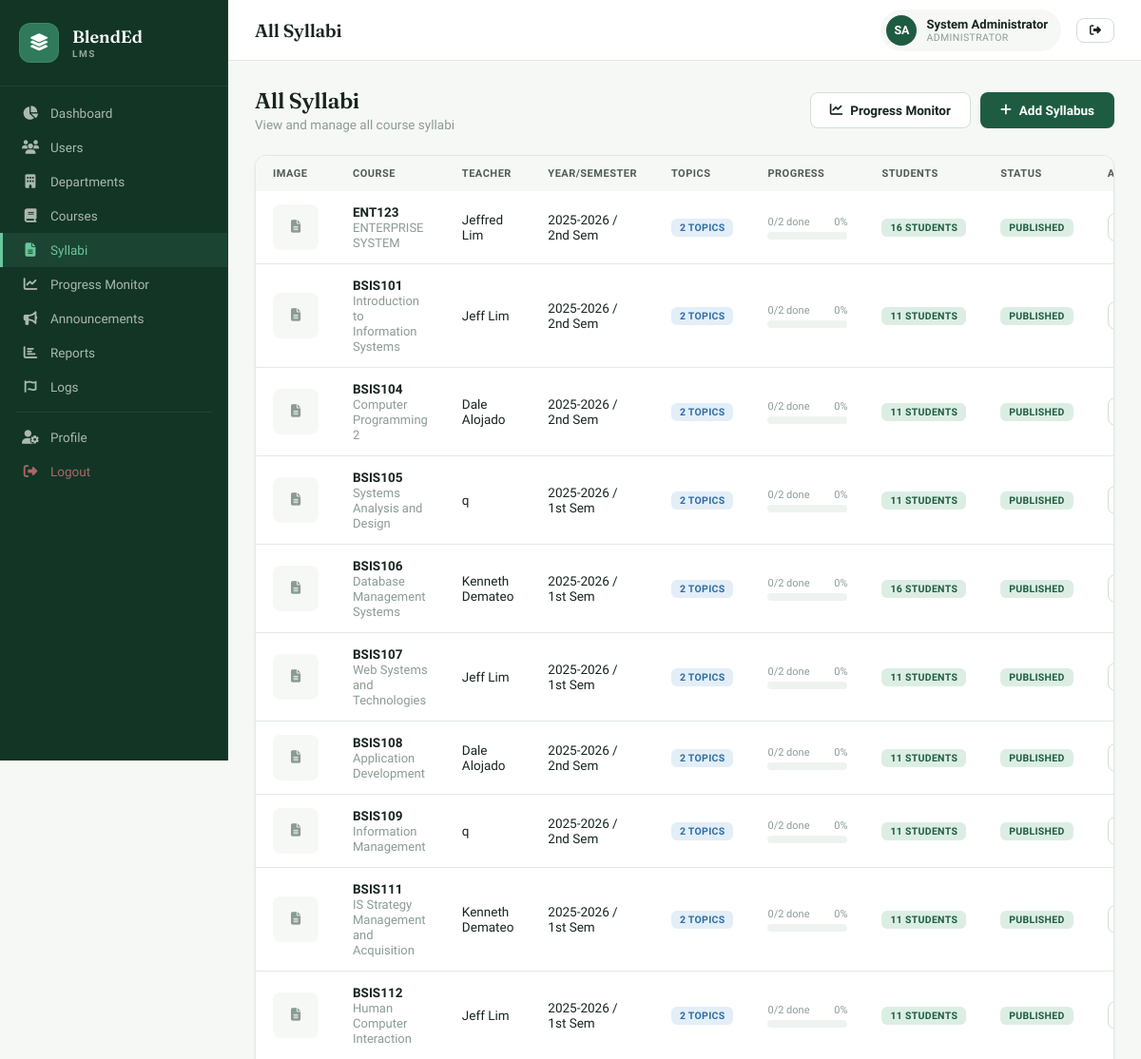
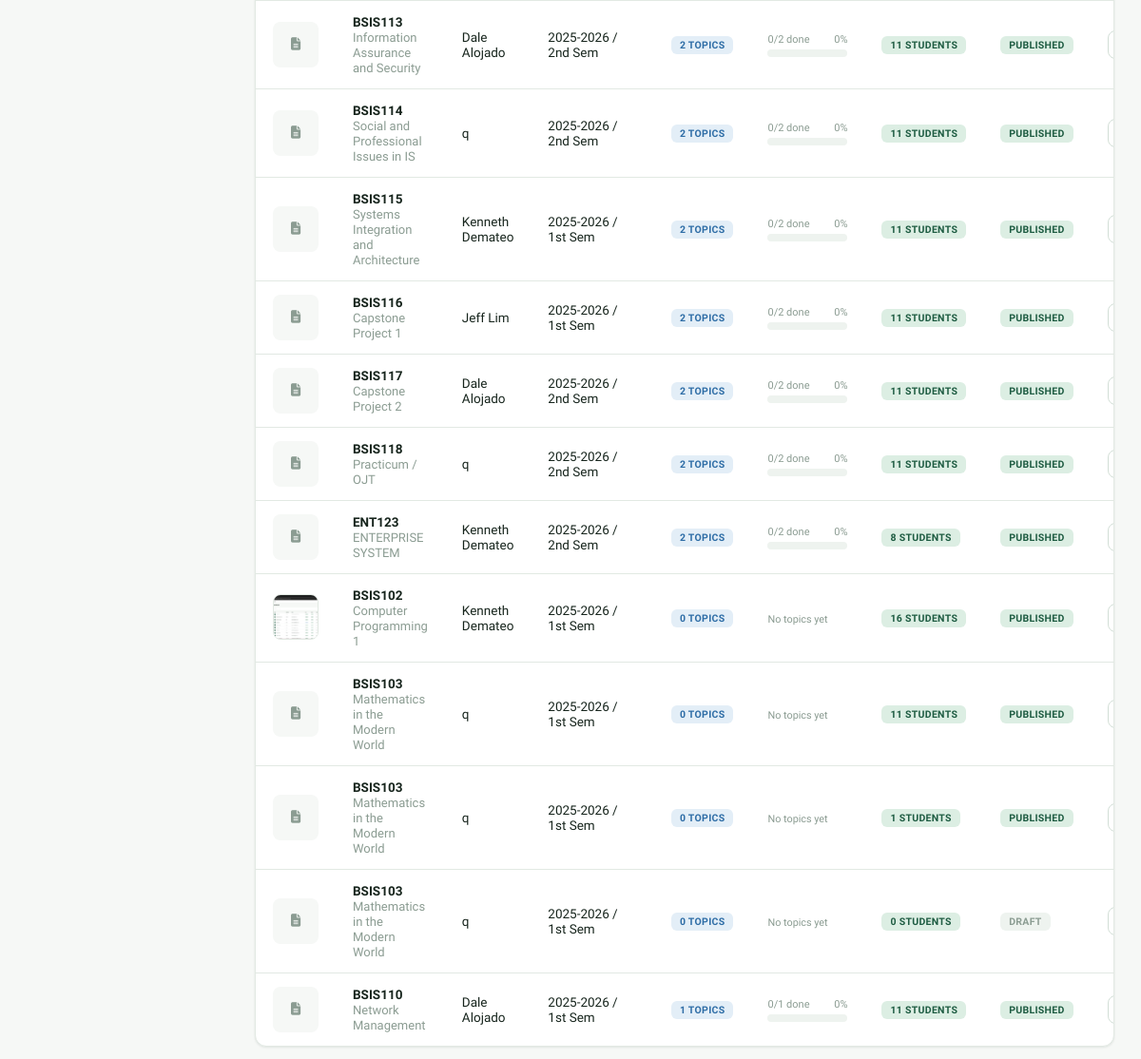
/admin/syllabi.php (signed in), run on the app's committed database (2 pictures, top to bottom).
### tables this page shows
CREATE TABLE `syllabi` (
  `id` int NOT NULL AUTO_INCREMENT,
  `course_id` int NOT NULL,
  `teacher_id` int NOT NULL,
  `academic_year` varchar(20) NOT NULL,
  `semester` enum('1st','2nd','Summer') NOT NULL,
  `section_name` varchar(100) DEFAULT NULL,
  `course_description` text,
  `course_outcomes` text,
  `grading_system` text,
  `status` enum('draft','published','archived') DEFAULT 'draft',
  `image_path` varchar(255) DEFAULT NULL,
  `syllabus_file` varchar(255) DEFAULT NULL,
  `external_url` varchar(500) DEFAULT NULL,
  `created_at` timestamp NOT NULL DEFAULT CURRENT_TIMESTAMP,
  `updated_at` timestamp NOT NULL DEFAULT CURRENT_TIMESTAMP ON UPDATE CURRENT_TIMESTAMP,
  PRIMARY KEY (`id`),
  KEY `course_id` (`course_id`),
  KEY `teacher_id` (`teacher_id`),
  CONSTRAINT `syllabi_ibfk_1` FOREIGN KEY (`course_id`) REFERENCES `courses` (`id`) ON DELETE CASCADE,
  CONSTRAINT `syllabi_ibfk_2` FOREIGN KEY (`teacher_id`) REFERENCES `users` (`id`) ON DELETE CASCADE
);

CREATE TABLE `courses` (
  `id` int NOT NULL AUTO_INCREMENT,
  `department_id` int NOT NULL,
  `course_code` varchar(20) NOT NULL,
  `course_name` varchar(150) NOT NULL,
  `description` text,
  `units` int DEFAULT '3',
  `prerequisite` varchar(255) DEFAULT 'None',
  `year_level` int DEFAULT '1',
  `semester` enum('1st','2nd','Summer') DEFAULT '1st',
  `status` enum('active','inactive') DEFAULT 'active',
  `created_at` timestamp NOT NULL DEFAULT CURRENT_TIMESTAMP,
  PRIMARY KEY (`id`),
  UNIQUE KEY `course_code` (`course_code`),
  KEY `department_id` (`department_id`),
  CONSTRAINT `courses_ibfk_1` FOREIGN KEY (`department_id`) REFERENCES `departments` (`id`) ON DELETE CASCADE
);

CREATE TABLE `users` (
  `id` int NOT NULL AUTO_INCREMENT,
  `username` varchar(50) NOT NULL,
  `password` varchar(255) NOT NULL,
  `full_name` varchar(100) NOT NULL,
  `email` varchar(100) NOT NULL,
  `role` enum('admin','teacher','student') NOT NULL,
  `profile_pic` varchar(255) DEFAULT NULL,
  `status` enum('active','inactive') DEFAULT 'active',
  `created_at` timestamp NOT NULL DEFAULT CURRENT_TIMESTAMP,
  `updated_at` timestamp NOT NULL DEFAULT CURRENT_TIMESTAMP ON UPDATE CURRENT_TIMESTAMP,
  PRIMARY KEY (`id`),
  UNIQUE KEY `username` (`username`),
  UNIQUE KEY `email` (`email`)
);

### admin/syllabi.php (the view, shortened to what this page needs)
<?php
require_once '../includes/config.php';
$syllabi = $conn->query("SELECT s.*, c.course_name, c.course_code, u.full_name as teacher_name,
    (SELECT COUNT(*) FROM syllabus_topics st WHERE st.syllabus_id=s.id) as topic_count,
    (SELECT COUNT(*) FROM syllabus_topics st WHERE st.syllabus_id=s.id AND st.is_completed=1) as completed_count,
    (SELECT COUNT(*) FROM enrollments e WHERE e.syllabus_id=s.id) as student_count
    FROM syllabi s JOIN courses c ON s.course_id=c.id JOIN users u ON s.teacher_id=u.id ORDER BY s.created_at DESC");
?>
<?php require_once '../includes/header.php'; ?>
<div class="app-layout">
<?php require_once '../includes/sidebar.php'; ?>
<div class="main-content">
<?php require_once '../includes/topbar.php'; ?>
<div class="page-content">
<div class="page-header">
    <div class="page-header-left"><h2>All Syllabi</h2><p>View and manage all course syllabi</p></div>
    <div class="page-header-right" style="display:flex;gap:10px">
        <a href="monitoring.php" class="btn btn-secondary"><i class="fas fa-chart-line"></i> Progress Monitor</a>
        <button class="btn btn-primary" onclick="openAddModal()"><i class="fas fa-plus"></i> Add Syllabus</button>
    </div>
</div>
<div class="card">
<div class="table-wrap"><table>
<thead><tr><th>Image</th><th>Course</th><th>Teacher</th><th>Year/Semester</th><th>Topics</th><th>Progress</th><th>Students</th><th>Status</th><th>Actions</th></tr></thead>
<tbody>
<?php while($s=$syllabi->fetch_assoc()):
    $topicCount = (int)$s['topic_count'];
    $completedCount = (int)$s['completed_count'];
    $pct = $topicCount > 0 ? round($completedCount / $topicCount * 100) : 0;
?>
<tr>
    <td>
        <?php if (!empty($s['image_path'] ?? null)): ?>
            <img src="<?= BASE_URL ?>uploads/syllabi/<?= htmlspecialchars($s['image_path']) ?>" style="width:48px;height:48px;object-fit:cover;border-radius:8px;border:1px solid var(--border)">
        <?php else: ?>
            <div style="width:48px;height:48px;border-radius:8px;background:var(--bg);display:flex;align-items:center;justify-content:center;color:var(--text3)"><i class="fas fa-file-alt"></i></div>
        <?php endif; ?>
    </td>
    <td>
        <strong><?= htmlspecialchars($s['course_code']) ?></strong>
        <br><small class="text-muted"><?= htmlspecialchars($s['course_name']) ?></small>
    </td>
    <td><?= htmlspecialchars($s['teacher_name']) ?></td>
    <td><?= $s['academic_year'] ?> / <?= $s['semester'] ?> Sem</td>
    <td><span class="badge badge-blue"><?= $topicCount ?> topics</span></td>
    <td style="min-width:120px">
        <?php if ($topicCount > 0): ?>
        <div style="display:flex;justify-content:space-between;font-size:11px;color:var(--text3);margin-bottom:4px">
            <span><?= $completedCount ?>/<?= $topicCount ?> done</span>
            <span><?= $pct ?>%</span>
        </div>
        <div class="progress-bar" style="height:8px"><div class="progress-fill" style="width:<?= $pct ?>%"></div></div>
        <?php else: ?>
            <span class="text-muted"><small>No topics yet</small></span>
        <?php endif; ?>
    </td>
    <td><span class="badge badge-green"><?= $s['student_count'] ?> students</span></td>
    <td><?php $sc=['draft'=>'badge-gray','published'=>'badge-green','archived'=>'badge-orange'];
        echo '<span class="badge '.$sc[$s['status']].'">'.ucfirst($s['status']).'</span>'; ?></td>
    <td><div class="action-btns">
        <a href="<?= BASE_URL ?>teacher/export_syllabus.php?id=<?= $s['id'] ?>" target="_blank" class="btn btn-secondary btn-sm" title="Print / Export Syllabus Mapping" style="color:var(--primary)"><i class="fas fa-print"></i></a>
    </div></td>
</tr>
<?php endwhile; ?>
</tbody>
</table></div>
</div>
</div></div></div>
</body></html>

### assets/css/style.css (style rules this page uses)
:root { --primary: #1E5C42; --primary-dark: #123526; --primary-mid: #2F7A5A; --primary-light: #DCEEE3; --accent: #C1774A; --accent-tint: #F5E6DA; --bg: #F6F8F6; --bg2: #EEF3EF; --white: #FFFFFF; --text: #17251D; --text2: #4C5D53; --text3: #8B9C92; --border: #E2E9E3; --border2: #D2DED6; --ease: cubic-bezier(.4,0,.2,1); --ease-out: cubic-bezier(0,0,.2,1); --shadow-xs: 0 1px 2px rgba(18,53,38,.05); --shadow-sm: 0 1px 3px rgba(18,53,38,.06), 0 1px 2px rgba(18,53,38,.04); --shadow-md: 0 4px 12px rgba(18,53,38,.08); --shadow-lg: 0 12px 32px rgba(18,53,38,.12); --radius-sm: 8px; --radius: 12px; --radius-lg: 16px; --sidebar-w: 240px; --header-h: 64px; --font: 'Plus Jakarta Sans', sans-serif; --font-display: 'Fraunces', serif; --danger: #C0364A; --danger-tint: #FBE4E7; --warning: #B67A2E; --warning-tint: #FBF0DE; --info: #2E6DA6; --info-tint: #E3EEF7; --success: #1E5C42; --success-tint: #DCEEE3; --shadow: var(--shadow-sm); --shadow2: var(--shadow-lg); }
*, *::before, *::after { box-sizing: border-box; margin: 0; padding: 0; }
html { scroll-behavior: smooth; }
body { font-family: var(--font); background: var(--bg); color: var(--text); min-height: 100vh; -webkit-font-smoothing: antialiased; }
.btn { display: inline-flex; align-items: center; gap: 8px; padding: 10px 20px; border-radius: var(--radius-sm); font-family: var(--font); font-weight: 600; font-size: 13.5px; cursor: pointer; border: 1.5px solid transparent; transition: background-color .15s var(--ease), border-color .15s var(--ease), transform .1s var(--ease), box-shadow .15s var(--ease); text-decoration: none; }
.btn-primary { background: var(--primary); color: white; }
.btn-secondary { background: var(--white); color: var(--text); border-color: var(--border2); }
.btn-sm { padding: 6px 13px; font-size: 12px; }
.app-layout { display: flex; min-height: 100vh; width: 100%; }
.main-content { margin-left: var(--sidebar-w); flex: 1; display: flex; flex-direction: column; min-width: 0; }
.page-content { padding: 28px; flex: 1; width: 100%; max-width: 1440px; margin: 0 auto; }
.card { background: var(--white); border-radius: var(--radius); box-shadow: var(--shadow-sm); border: 1px solid var(--border); overflow: hidden; width: 100%; }
.table-wrap { width: 100%; overflow-x: auto; -webkit-overflow-scrolling: touch; border-radius: 0 0 var(--radius) var(--radius); }
table { width: 100%; border-collapse: collapse; min-width: 600px; }
thead { background: var(--bg); }
th { padding: 12px 18px; text-align: left; font-size: 11px; font-weight: 700; color: var(--text2); text-transform: uppercase; letter-spacing: .5px; }
td { padding: 14px 18px; font-size: 13.5px; color: var(--text); border-bottom: 1px solid var(--border); vertical-align: middle; }
tbody tr { transition: background-color .12s var(--ease); }
tbody tr:last-child td { border-bottom: none; }
.badge { display: inline-flex; align-items: center; gap: 4px; padding: 3px 9px; border-radius: 6px; font-size: 10.5px; font-weight: 700; letter-spacing: .3px; text-transform: uppercase; white-space: nowrap; }
.badge-green { background: var(--success-tint); color: var(--primary); }
.badge-blue { background: var(--info-tint); color: var(--info); }
.badge-gray { background: var(--bg2); color: var(--text3); }
.progress-bar { height: 7px; background: var(--bg2); border-radius: 5px; overflow: hidden; }
.page-header { display: flex; align-items: center; justify-content: space-between; margin-bottom: 24px; gap: 16px; }
.page-header-left h2 { font-family: var(--font-display); font-size: 23px; font-weight: 600; color: var(--text); letter-spacing: -.3px; }
.page-header-left p { font-size: 13.5px; color: var(--text3); margin-top: 3px; }
.text-muted { color: var(--text3); font-size: 13px; }
.action-btns { display: flex; gap: 6px; }

### data on the page
syllabi: course.course_code "ENT123", course.course_name "ENTERPRISE SYSTEM", teacher.full_name "Jeffred Lim", academic_year "2025-2026", semester "2nd", topicCount "2", completedCount "0", pct "0", student_count "16", status "PUBLISHED"
syllabi: course.course_code "BSIS101", course.course_name "Introduction to Information Systems", teacher.full_name "Jeff Lim", academic_year "2025-2026", semester "2nd", topicCount "2", completedCount "0", pct "0", student_count "11", status "PUBLISHED"
syllabi: course.course_code "BSIS104", course.course_name "Computer Programming 2", teacher.full_name "Dale Alojado", academic_year "2025-2026", semester "2nd", topicCount "2", completedCount "0", pct "0", student_count "11", status "PUBLISHED"
syllabi: course.course_code "BSIS105", course.course_name "Systems Analysis and Design", teacher.full_name "q", academic_year "2025-2026", semester "1st", topicCount "2", completedCount "0", pct "0", student_count "11", status "PUBLISHED"
syllabi: course.course_code "BSIS106", course.course_name "Database Management Systems", teacher.full_name "Kenneth Demateo", academic_year "2025-2026", semester "1st", topicCount "2", completedCount "0", pct "0", student_count "16", status "PUBLISHED"
syllabi: course.course_code "BSIS107", course.course_name "Web Systems and Technologies", teacher.full_name "Jeff Lim", academic_year "2025-2026", semester "1st", topicCount "2", completedCount "0", pct "0", student_count "11", status "PUBLISHED"
syllabi: course.course_code "BSIS108", course.course_name "Application Development", teacher.full_name "Dale Alojado", academic_year "2025-2026", semester "2nd", topicCount "2", completedCount "0", pct "0", student_count "11", status "PUBLISHED"
syllabi: course.course_code "BSIS109", course.course_name "Information Management", teacher.full_name "q", academic_year "2025-2026", semester "2nd", topicCount "2", completedCount "0", pct "0", student_count "11", status "PUBLISHED"
syllabi: course.course_code "BSIS111", course.course_name "IS Strategy Management and Acquisition", teacher.full_name "Kenneth Demateo", academic_year "2025-2026", semester "1st", topicCount "2", completedCount "0", pct "0", student_count "11", status "PUBLISHED"
syllabi: course.course_code "BSIS112", course.course_name "Human Computer Interaction", teacher.full_name "Jeff Lim", academic_year "2025-2026", semester "1st", topicCount "2", completedCount "0", pct "0", student_count "11", status "PUBLISHED"
syllabi: course.course_code "BSIS113", course.course_name "Information Assurance and Security", teacher.full_name "Dale Alojado", academic_year "2025-2026", semester "2nd", topicCount "2", completedCount "0", pct "0", student_count "11", status "PUBLISHED"
syllabi: course.course_code "BSIS114", course.course_name "Social and Professional Issues in IS", teacher.full_name "q", academic_year "2025-2026", semester "2nd", topicCount "2", completedCount "0", pct "0", student_count "11", status "PUBLISHED"
syllabi: course.course_code "BSIS115", course.course_name "Systems Integration and Architecture", teacher.full_name "Kenneth Demateo", academic_year "2025-2026", semester "1st", topicCount "2", completedCount "0", pct "0", student_count "11", status "PUBLISHED"
syllabi: course.course_code "BSIS116", course.course_name "Capstone Project 1", teacher.full_name "Jeff Lim", academic_year "2025-2026", semester "1st", topicCount "2", completedCount "0", pct "0", student_count "11", status "PUBLISHED"
syllabi: course.course_code "BSIS117", course.course_name "Capstone Project 2", teacher.full_name "Dale Alojado", academic_year "2025-2026", semester "2nd", topicCount "2", completedCount "0", pct "0", student_count "11", status "PUBLISHED"
syllabi: course.course_code "BSIS118", course.course_name "Practicum / OJT", teacher.full_name "q", academic_year "2025-2026", semester "2nd", topicCount "2", completedCount "0", pct "0", student_count "11", status "PUBLISHED"
syllabi: course.course_code "ENT123", course.course_name "ENTERPRISE SYSTEM", teacher.full_name "Kenneth Demateo", academic_year "2025-2026", semester "2nd", topicCount "2", completedCount "0", pct "0", student_count "8", status "PUBLISHED"
syllabi: image_path (picture), course.course_code "BSIS102", course.course_name "Computer Programming 1", teacher.full_name "Kenneth Demateo", academic_year "2025-2026", semester "1st", topicCount "0", shows "No topics yet", student_count "16", status "PUBLISHED"
syllabi: course.course_code "BSIS103", course.course_name "Mathematics in the Modern World", teacher.full_name "q", academic_year "2025-2026", semester "1st", topicCount "0", shows "No topics yet", student_count "11", status "PUBLISHED"
syllabi: course.course_code "BSIS103", course.course_name "Mathematics in the Modern World", teacher.full_name "q", academic_year "2025-2026", semester "1st", topicCount "0", shows "No topics yet", student_count "1", status "PUBLISHED"
syllabi: course.course_code "BSIS103", course.course_name "Mathematics in the Modern World", teacher.full_name "q", academic_year "2025-2026", semester "1st", topicCount "0", shows "No topics yet", student_count "0", status "DRAFT"
syllabi: course.course_code "BSIS110", course.course_name "Network Management", teacher.full_name "Dale Alojado", academic_year "2025-2026", semester "1st", topicCount "1", completedCount "0", pct "0", student_count "11", status "PUBLISHED"

### other printed values
$pageTitle "All Syllabi"
$initials "SA"
$_SESSION['full_name'] "System Administrator"
$roleLabel[$r] "ADMINISTRATOR"
